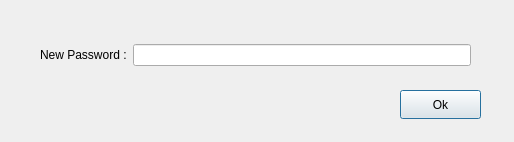
<?xml version="1.0" encoding="UTF-8"?>
<ui version="4.0">
 <class>ChangePass</class>
 <widget class="QDialog" name="ChangePass">
  <property name="geometry">
   <rect>
    <x>0</x>
    <y>0</y>
    <width>514</width>
    <height>142</height>
   </rect>
  </property>
  <property name="windowTitle">
   <string>Dialog</string>
  </property>
  <widget class="QPushButton" name="pushButton">
   <property name="geometry">
    <rect>
     <x>400</x>
     <y>90</y>
     <width>81</width>
     <height>29</height>
    </rect>
   </property>
   <property name="text">
    <string>Ok</string>
   </property>
  </widget>
  <widget class="QWidget" name="layoutWidget">
   <property name="geometry">
    <rect>
     <x>40</x>
     <y>40</y>
     <width>431</width>
     <height>30</height>
    </rect>
   </property>
   <layout class="QHBoxLayout" name="horizontalLayout_2">
    <item>
     <widget class="QLabel" name="label_2">
      <property name="text">
       <string>New Password :</string>
      </property>
     </widget>
    </item>
    <item>
     <widget class="QLineEdit" name="Password"/>
    </item>
   </layout>
  </widget>
 </widget>
 <resources/>
 <connections/>
</ui>
